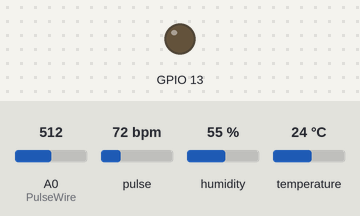
Simulated run of this sketch. Board: ESP8266 (NodeMCU). On the bench: output pins drawn as LEDs (lit = HIGH). Inputs (shaded band) come from the test bench; at power-on: A0 (PulseWire) = 512, pulse 72 bpm, humidity 55 %, temperature 24 °C. WiFi joins after 1.5 s; servers stay silent unless stated; what the sketch prints to the serial monitor is not drawn.

Above: at 0.1 s.
At 1.7 s:
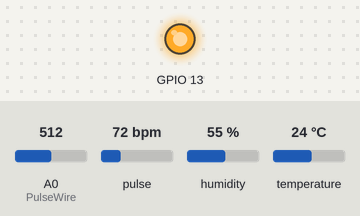
Timing chart, 0 to 3.2 s (numbered marks = the images above):
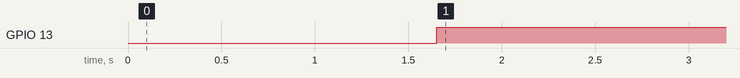

Measured:
- by itself, GPIO 13: LOW → HIGH at 1.7 s

The sketch:

project_code.ino
```cpp
#define USE_ARDUINO_INTERRUPTS true
#include <PulseSensorPlayground.h>
#include <LiquidCrystal_I2C.h>
#include <DHT.h>
#include <ESP8266WiFi.h>
String apiKey = "3W9Y4Y9GY4ZL1511";     //  Enter your Write API key here
const char *ssid =  "Rutujaa";     // Enter your WiFi Name
const char *pass =  "rutuja26"; // Enter your WiFi Password
const char* server = "api.thingspeak.com";
#define DHTPIN 14          // GPIO Pin where the dht11 is connected
 DHT dht(DHTPIN, DHT11);
 LiquidCrystal_I2C lcd (0x27, 16,2);
 const int PulseWire = A0;       // PulseSensor PURPLE WIRE connected to ANALOG PIN 0
 int bo = 0;
 int bo1=0;
const int LED13 = 13;          // The on-board Arduino LED, close to PIN 13.
int Threshold = 550;
PulseSensorPlayground pulseSensor;
WiFiClient client;
void setup() {
  Serial.begin(115200);

  int  bo = analogRead(PulseWire);
   pulseSensor.analogInput(PulseWire);
  pulseSensor.blinkOnPulse(LED13);       //auto-magically blink Arduino's LED with heartbeat.
  pulseSensor.setThreshold(Threshold);
 dht.begin();
       Serial.println("Connecting to ");
       Serial.println(ssid);
       WiFi.begin(ssid, pass);
       while (WiFi.status() != WL_CONNECTED)
     {
            delay(550);
            Serial.print(".");
     }
      Serial.println("");
      Serial.println("WiFi connected");
  }

void loop() {
 int myBPM = pulseSensor.getBeatsPerMinute();  // Calls function on our pulseSensor object that returns BPM as an "int".
                                               // "myBPM" hold this BPM value now.
  int  bo = analogRead(PulseWire);
if (pulseSensor.sawStartOfBeat())
{            // Constantly test to see if "a beat happened".
 Serial.println("♥️  A HeartBeat Happened ! "); // If test is "true", print a message "a heartbeat happened".
 Serial.print("BPM: ");                        // Print phrase "BPM: "
 Serial.println(myBPM);
 Serial.println(bo);


}
 float h = dht.readHumidity();
      float t = dht.readTemperature();

              if (isnan(h) || isnan(t))
                 {
                     Serial.println("Failed to read from DHT sensor!");
                      return;
                 }
                         if (client.connect(server,80))
                      {
                         bo1=bo/6.5;
                             // Serial.println(bo1);
                             String postStr = apiKey;
                             postStr +="&field1=";
                             postStr += String(t);
                             postStr +="&field2=";
                             postStr += String(bo1);
                             postStr +="&field3=";
                             postStr += String(h);
                             postStr += "\r\n\r\n";

                             client.print("POST /update HTTP/1.1\n");
                             client.print("Host: api.thingspeak.com\n");
                             client.print("Connection: close\n");
                             client.print("X-THINGSPEAKAPIKEY: "+apiKey+"\n");
                             client.print("Content-Type: application/x-www-form-urlencoded\n");
                             client.print("Content-Length: ");
                             client.print(postStr.length());
                             client.print("\n\n");
                             client.print(postStr);
                             Serial.print("Temperature: ");
                             Serial.print(t);
                              Serial.print("humidity: ");
                             Serial.print(h);

                             Serial.print(" MY BPM: ");
                             Serial.print(myBPM);

                              Serial.println(bo1);
                             Serial.println("%. Send to Thingspeak.");
                        }
          client.stop();
           Serial.println("Waiting...");
    delay(10000);
}
```
